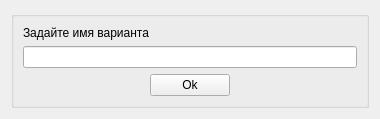
<?xml version="1.0" encoding="UTF-8"?>
<ui version="4.0">
 <class>FormRenameVariant</class>
 <widget class="QWidget" name="FormRenameVariant">
  <property name="geometry">
   <rect>
    <x>0</x>
    <y>0</y>
    <width>380</width>
    <height>113</height>
   </rect>
  </property>
  <property name="windowTitle">
   <string>Вариант</string>
  </property>
  <layout class="QGridLayout" name="gridLayout_2">
   <item row="0" column="0">
    <widget class="QGroupBox" name="groupBox">
     <property name="title">
      <string/>
     </property>
     <layout class="QGridLayout" name="gridLayout">
      <item row="0" column="0">
       <layout class="QVBoxLayout" name="verticalLayout_2">
        <item>
         <layout class="QVBoxLayout" name="verticalLayout">
          <item>
           <widget class="QLabel" name="label">
            <property name="text">
             <string>Задайте имя варианта</string>
            </property>
           </widget>
          </item>
          <item>
           <widget class="QLineEdit" name="lineEdit"/>
          </item>
         </layout>
        </item>
        <item>
         <layout class="QHBoxLayout" name="horizontalLayout">
          <item>
           <spacer name="horizontalSpacer">
            <property name="orientation">
             <enum>Qt::Horizontal</enum>
            </property>
            <property name="sizeHint" stdset="0">
             <size>
              <width>40</width>
              <height>20</height>
             </size>
            </property>
           </spacer>
          </item>
          <item>
           <widget class="QPushButton" name="pushButtonOk">
            <property name="text">
             <string>Ok</string>
            </property>
           </widget>
          </item>
          <item>
           <spacer name="horizontalSpacer_2">
            <property name="orientation">
             <enum>Qt::Horizontal</enum>
            </property>
            <property name="sizeHint" stdset="0">
             <size>
              <width>40</width>
              <height>20</height>
             </size>
            </property>
           </spacer>
          </item>
         </layout>
        </item>
       </layout>
      </item>
     </layout>
    </widget>
   </item>
  </layout>
 </widget>
 <resources/>
 <connections/>
</ui>
